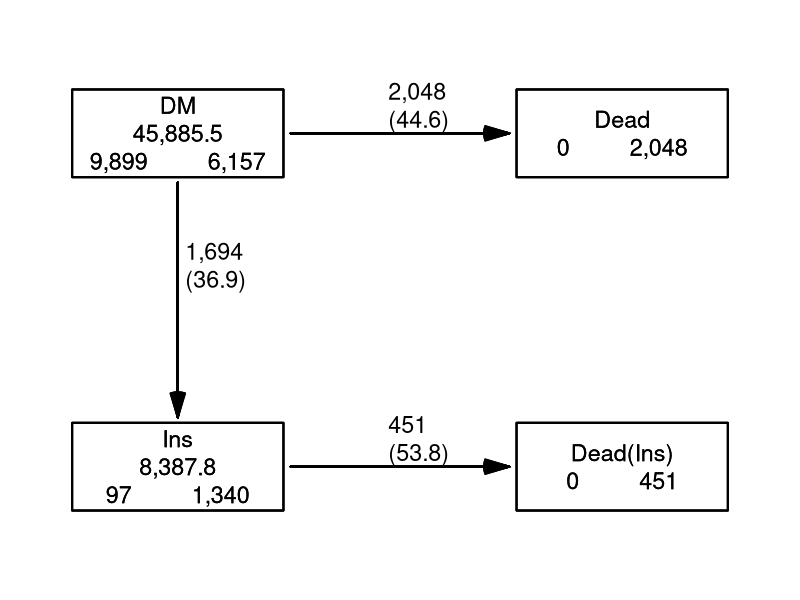

Write R code to recreate this figure. (Note: this script raises an error after producing the figure.)
### R code from vignette source 'simLexis'
### Encoding: UTF-8

###################################################
### code chunk number 1: simLexis.rnw:23-26
###################################################
options( width=90,
         SweaveHooks=list( fig=function()
         par(mar=c(3,3,1,1),mgp=c(3,1,0)/1.6,las=1,bty="n") ) )


###################################################
### code chunk number 2: start
###################################################
options( width=90 )
library( Epi )
print( sessionInfo(), l=F )


###################################################
### code chunk number 3: Lexis
###################################################
data(DMlate)
dml <- Lexis( entry = list(Per=dodm, Age=dodm-dobth, DMdur=0 ),
               exit = list(Per=dox),
        exit.status = factor(!is.na(dodth),labels=c("DM","Dead")),
               data = DMlate )


###################################################
### code chunk number 4: cut
###################################################
dmi <- cutLexis( dml, cut = dml$doins,
                      pre = "DM",
                new.state = "Ins",
                new.scale = "t.Ins",
             split.states = TRUE )
summary( dmi, timeScales=T )


###################################################
### code chunk number 5: boxes
###################################################
boxes( dmi, boxpos = list(x=c(20,20,80,80),
                        y=c(80,20,80,20)),
            scale.R = 1000, show.BE = TRUE )


###################################################
### code chunk number 6: split
###################################################
Si <- splitLexis( dmi, seq(0,20,1/4), "DMdur" )
summary( Si )
print( subset( Si, lex.id==97 )[,1:10], digits=6 )


###################################################
### code chunk number 7: knots
###################################################
nk <- 5
( ai.kn <- with( subset(Si,lex.Xst=="Ins" & lex.Cst!=lex.Xst ),
                 quantile( Age+lex.dur  , probs=(1:nk-0.5)/nk ) ) )
( ad.kn <- with( subset(Si,lex.Xst=="Dead"),
                 quantile( Age+lex.dur  , probs=(1:nk-0.5)/nk ) ) )
( di.kn <- with( subset(Si,lex.Xst=="Ins" & lex.Cst!=lex.Xst ),
                 c(0,quantile( DMdur+lex.dur, probs=(1:(nk-1))/nk ) )) )
( dd.kn <- with( subset(Si,lex.Xst=="Dead"),
                 c(0,quantile( DMdur+lex.dur, probs=(1:(nk-1))/nk ) )) )
( ti.kn <- with( subset(Si,lex.Xst=="Dead(Ins)"),
                 c(0,quantile( t.Ins+lex.dur, probs=(1:(nk-1))/nk ) )) )


###################################################
### code chunk number 8: Poisson
###################################################
library( splines )
DM.Ins <- glm( (lex.Xst=="Ins") ~ Ns( Age  , knots=ai.kn ) +
                                  Ns( DMdur, knots=di.kn ) +
                                  I(Per-2000) + sex,
               family=poisson, offset=log(lex.dur),
               data = subset(Si,lex.Cst=="DM") )
ci.exp( DM.Ins )
class( DM.Ins )


###################################################
### code chunk number 9: simLexis.rnw:282-288
###################################################
DM.Ins <- glm.Lexis( Si, from = "DM", to = "Ins",
                      formula = ~ Ns( Age  , knots=ai.kn ) +
                                  Ns( DMdur, knots=di.kn ) +
                                  I(Per-2000) + sex )
ci.exp( DM.Ins )
class( DM.Ins )


###################################################
### code chunk number 10: simLexis.rnw:293-302
###################################################
DM.Dead <- glm.Lexis( Si, from = "DM", to = "Dead",
                       formula = ~ Ns( Age  , knots=ad.kn ) +
                                   Ns( DMdur, knots=dd.kn ) +
                                   I(Per-2000) + sex )
Ins.Dead <- glm.Lexis( Si, from = "Ins",
                        formula = ~ Ns( Age  , knots=ad.kn ) +
                                    Ns( DMdur, knots=dd.kn ) +
                                    Ns( t.Ins, knots=ti.kn ) +
                                    I(Per-2000) + sex )


###################################################
### code chunk number 11: prop-haz
###################################################
All.Dead <- glm.Lexis( Si, to = c("Dead(Ins)","Dead"),
                      formula = ~ Ns( Age  , knots=ad.kn ) +
                                  Ns( DMdur, knots=dd.kn ) +
                                  lex.Cst +
                                  I(Per-2000) + sex )
round( ci.exp( All.Dead ), 3 )


###################################################
### code chunk number 12: get-dev
###################################################
what <- c("null.deviance","df.null","deviance","df.residual")
( rD <- unlist(  DM.Dead[what] ) )
( rI <- unlist( Ins.Dead[what] ) )
( rA <- unlist( All.Dead[what] ) )
round( c( dd <- rA-(rI+rD), "pVal"=1-pchisq(dd[3],dd[4]+1) ), 3 )


###################################################
### code chunk number 13: pr-array
###################################################
pr.rates <- NArray( list( DMdur = seq(0,12,0.1),
                          DMage = 4:7*10,
                          r.Ins = c(NA,0,2,5),
                          model = c("DM/Ins","All"),
                           what = c("rate","lo","hi") ) )
str( pr.rates )


###################################################
### code chunk number 14: mknd
###################################################
nd <- data.frame( DMdur = as.numeric( dimnames(pr.rates)[[1]] ),
                lex.Cst = factor( 1, levels=1:4,
                                  labels=levels(Si$lex.Cst) ),
                    sex = factor( 1, levels=1:2, labels=c("M","F")) )


###################################################
### code chunk number 15: make-pred
###################################################
for( ia in dimnames(pr.rates)[[2]] )
   {
dnew <- transform( nd, Age = as.numeric(ia)+DMdur,
                       Per = 1998+DMdur )
pr.rates[,ia,1,"DM/Ins",] <- ci.pred(  DM.Dead, newdata = dnew )
pr.rates[,ia,1,"All"   ,] <- ci.pred( All.Dead, newdata = dnew )
for( ii in dimnames(pr.rates)[[3]][-1] )
   {
dnew = transform( dnew, lex.Cst = factor( 2, levels=1:4,
                                          labels=levels(Si$lex.Cst) ),
                          t.Ins = ifelse( (DMdur-as.numeric(ii)) >= 0,
                                           DMdur-as.numeric(ii), NA ) )
pr.rates[,ia, ii ,"DM/Ins",] <- ci.pred( Ins.Dead, newdata = dnew )
pr.rates[,ia, ii ,"All"   ,] <- ci.pred( All.Dead, newdata = dnew )
    }
    }


###################################################
### code chunk number 16: mort-int
###################################################
par( mar=c(3,3,1,1), mgp=c(3,1,0)/1.6, las=1 )
plot( NA, xlim=c(40,82), ylim=c(5,300), bty="n",
      log="y", xlab="Age", ylab="Mortality rate per 1000 PY" )
abline( v=seq(40,80,5), h=outer(1:9,10^(0:2),"*"), col=gray(0.8) )
for( aa in 4:7*10 ) for( ii in 1:4 )
   matshade( aa+as.numeric(dimnames(pr.rates)[[1]]),
             cbind( pr.rates[,paste(aa),ii,"DM/Ins",],
                    pr.rates[,paste(aa),ii,"All"   ,] )*1000,
             type="l", lty=1, lwd=2,
             col=c("red","limegreen") )


###################################################
### code chunk number 17: Tr
###################################################
Tr <- list( "DM" = list( "Ins"       = DM.Ins,
                         "Dead"      = DM.Dead  ),
           "Ins" = list( "Dead(Ins)" = Ins.Dead ) )


###################################################
### code chunk number 18: make-ini
###################################################
str( ini <- Si[NULL,1:9] )


###################################################
### code chunk number 19: ini-fill
###################################################
ini[1:2,"lex.id"] <- 1:2
ini[1:2,"lex.Cst"] <- "DM"
ini[1:2,"Per"] <- 1995
ini[1:2,"Age"] <- 60
ini[1:2,"DMdur"] <- 5
ini[1:2,"sex"] <- c("M","F")
ini


###################################################
### code chunk number 20: simL
###################################################
set.seed( 52381764 )
Nsim <- 5000
system.time( simL <- simLexis( Tr,
                              ini,
                          t.range = 12,
                                N = Nsim ) )


###################################################
### code chunk number 21: sum-simL
###################################################
summary( simL, by="sex" )


###################################################
### code chunk number 22: Tr.p-simP
###################################################
Tr.p <- list( "DM" = list( "Ins"       = DM.Ins,
                           "Dead"      = All.Dead  ),
             "Ins" = list( "Dead(Ins)" = All.Dead ) )
system.time( simP <- simLexis( Tr.p,
                                ini,
                            t.range = 12,
                                  N = Nsim ) )
summary( simP, by="sex" )


###################################################
### code chunk number 23: Cox-dur
###################################################
library( survival )
Cox.Dead <- coxph( Surv( DMdur, DMdur+lex.dur,
                         lex.Xst %in% c("Dead(Ins)","Dead")) ~
                   Ns( Age-DMdur, knots=ad.kn ) +
                   I(lex.Cst=="Ins") +
                   I(Per-2000) + sex,
               data = Si )
round( ci.exp( Cox.Dead ), 3 )


###################################################
### code chunk number 24: TR.c
###################################################
Tr.c <- list( "DM" = list( "Ins"       = Tr$DM$Ins,
                           "Dead"      = Cox.Dead  ),
             "Ins" = list( "Dead(Ins)" = Cox.Dead ) )
system.time( simC <- simLexis( Tr.c,
                                ini,
                            t.range = 12,
                                  N = Nsim ) )
summary( simC, by="sex" )


###################################################
### code chunk number 25: nState
###################################################
system.time(
nSt <- nState( subset(simL,sex=="M"),
               at=seq(0,11,0.2), from=1995, time.scale="Per" ) )
nSt[1:10,]


###################################################
### code chunk number 26: pstate0
###################################################
pM <- pState( nSt, perm=c(1,2,4,3) )
head( pM )
par( mfrow=c(1,2), mar=c(3,3,1,1), mgp=c(3,1,0)/1.6 )
plot( pM )
plot( pM, border="black", col="transparent", lwd=3 )
text( rep(as.numeric(rownames(pM)[nrow(pM)-1]),ncol(pM)),
      pM[nrow(pM),]-diff(c(0,pM[nrow(pM),]))/5,
      colnames( pM ), adj=1 )
box( col="white", lwd=3 )
box()


###################################################
### code chunk number 27: pstatex
###################################################
clr <- c("limegreen","orange")
# expand with a lighter version of the two chosen colors
clx <- c( clr, rgb( t( col2rgb( clr[2:1] )*2 + rep(255,3) ) / 3, max=255 ) )
par( mfrow=c(1,2), las=1, mar=c(3,3,4,2), mgp=c(3,1,0)/1.6 )
# Men
plot( pM, col=clx, xlab="Date of FU" )
lines( as.numeric(rownames(pM)), pM[,2], lwd=3 )
mtext( "60 year old male, diagnosed 1990, aged 55", side=3, line=2.5, adj=0, col=gray(0.6) )
mtext( "Survival curve", side=3, line=1.5, adj=0 )
mtext( "DM, no insulin   DM, Insulin", side=3, line=0.5, adj=0, col=clr[2] )
mtext( "DM, no insulin", side=3, line=0.5, adj=0, col=clr[1] )
axis( side=4 )
axis( side=4, at=1:19/20, labels=FALSE )
axis( side=4, at=1:99/100, labels=FALSE, tcl=-0.3 )
# Women
pF <- pState( nState( subset(simL,sex=="F"),
                      at=seq(0,11,0.2),
                      from=1995,
                      time.scale="Per" ),
              perm=c(1,2,4,3) )
plot( pF, col=clx, xlab="Date of FU" )
lines( as.numeric(rownames(pF)), pF[,2], lwd=3 )
mtext( "60 year old female, diagnosed 1990, aged 55", side=3, line=2.5, adj=0, col=gray(0.6) )
mtext( "Survival curve", side=3, line=1.5, adj=0 )
mtext( "DM, no insulin   DM, Insulin", side=3, line=0.5, adj=0, col=clr[2] )
mtext( "DM, no insulin", side=3, line=0.5, adj=0, col=clr[1] )
axis( side=4 )
axis( side=4, at=1:19/20, labels=FALSE )
axis( side=4, at=1:99/100, labels=FALSE, tcl=-0.3 )


###################################################
### code chunk number 28: pstatey
###################################################
par( mfrow=c(1,2), las=1, mar=c(3,3,4,2), mgp=c(3,1,0)/1.6 )
# Men
pM <- pState( nState( subset(simL,sex=="M"),
                      at=seq(0,11,0.2),
                      from=60,
                      time.scale="Age" ),
              perm=c(1,2,4,3) )
plot( pM, col=clx, xlab="Age" )
lines( as.numeric(rownames(pM)), pM[,2], lwd=3 )
mtext( "60 year old male, diagnosed 1990, aged 55", side=3, line=2.5, adj=0, col=gray(0.6) )
mtext( "Survival curve", side=3, line=1.5, adj=0 )
mtext( "DM, no insulin   DM, Insulin", side=3, line=0.5, adj=0, col=clr[2] )
mtext( "DM, no insulin", side=3, line=0.5, adj=0, col=clr[1] )
axis( side=4 )
axis( side=4, at=1:19/20, labels=FALSE )
axis( side=4, at=1:19/20, labels=FALSE, tcl=-0.4 )
axis( side=4, at=1:99/100, labels=FALSE, tcl=-0.3 )
# Women
pF <- pState( nState( subset(simL,sex=="F"),
                      at=seq(0,11,0.2),
                      from=60,
                      time.scale="Age" ),
              perm=c(1,2,4,3) )
plot( pF, col=clx, xlab="Age" )
lines( as.numeric(rownames(pF)), pF[,2], lwd=3 )
mtext( "60 year old female, diagnosed 1990, aged 55", side=3, line=2.5, adj=0, col=gray(0.6) )
mtext( "Survival curve", side=3, line=1.5, adj=0 )
mtext( "DM, no insulin   DM, Insulin", side=3, line=0.5, adj=0, col=clr[2] )
mtext( "DM, no insulin", side=3, line=0.5, adj=0, col=clr[1] )
axis( side=4 )
axis( side=4, at=1:9/10, labels=FALSE )
axis( side=4, at=1:19/20, labels=FALSE, tcl=-0.4 )
axis( side=4, at=1:99/100, labels=FALSE, tcl=-0.3 )


###################################################
### code chunk number 29: comp-0
###################################################
PrM  <- pState( nState( subset(simP,sex=="M"),
                        at=seq(0,11,0.2),
                        from=60,
                        time.scale="Age" ),
                perm=c(1,2,4,3) )
PrF  <- pState( nState( subset(simP,sex=="F"),
                        at=seq(0,11,0.2),
                        from=60,
                        time.scale="Age" ),
                perm=c(1,2,4,3) )
CoxM <- pState( nState( subset(simC,sex=="M"),
                        at=seq(0,11,0.2),
                        from=60,
                        time.scale="Age" ),
                perm=c(1,2,4,3) )
CoxF <- pState( nState( subset(simC,sex=="F"),
                        at=seq(0,11,0.2),
                        from=60,
                        time.scale="Age" ),
                perm=c(1,2,4,3) )

par( mfrow=c(1,2), mar=c(3,3,1,1), mgp=c(3,1,0)/1.6 )
 plot(   pM, border="black", col="transparent", lwd=3 )
lines(  PrM, border="blue" , col="transparent", lwd=3 )
lines( CoxM, border="red"  , col="transparent", lwd=3 )
text( 60.5, 0.05, "M" )
box( lwd=5, col="white" ) ; box( lwd=2, col="black" )

 plot(   pF, border="black", col="transparent", lwd=3 )
lines(  PrF, border="blue" , col="transparent", lwd=3 )
lines( CoxF, border="red"  , col="transparent", lwd=3 )
text( 60.5, 0.05, "F" )
box( lwd=5, col="white" ) ; box( lwd=2, col="black" )


###################################################
### code chunk number 30: CHANGE1 (eval = FALSE)
###################################################
## source( "../R/simLexis.R", keep.source=TRUE )


###################################################
### code chunk number 31: CHANGE2
###################################################
simX <- Epi:::simX
sim1 <- Epi:::sim1
lint <- Epi:::lint
get.next <- Epi:::get.next
chop.lex <- Epi:::chop.lex


###################################################
### code chunk number 32: simLexis.rnw:972-975
###################################################
cbind(
attr( ini, "time.scales" ),
attr( ini, "time.since" ) )


###################################################
### code chunk number 33: simLexis.rnw:1000-1001
###################################################
simLexis


###################################################
### code chunk number 34: simLexis.rnw:1018-1019
###################################################
simX


###################################################
### code chunk number 35: simLexis.rnw:1031-1032
###################################################
sim1


###################################################
### code chunk number 36: simLexis.rnw:1044-1045
###################################################
lint


###################################################
### code chunk number 37: simLexis.rnw:1055-1056
###################################################
get.next


###################################################
### code chunk number 38: simLexis.rnw:1065-1066
###################################################
chop.lex


###################################################
### code chunk number 39: simLexis.rnw:1083-1084
###################################################
nState


###################################################
### code chunk number 40: simLexis.rnw:1093-1094
###################################################
pState


###################################################
### code chunk number 41: simLexis.rnw:1098-1100
###################################################
plot.pState
lines.pState
